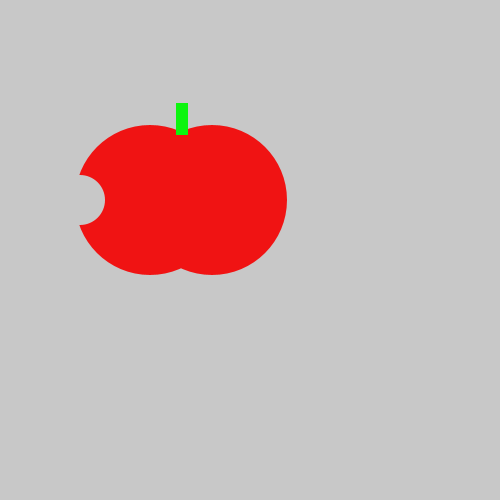
Frame 1 (no input)
Frame 60 (the mouse pressed at the canvas centre just before this capture): identical to frame 1, image omitted
Frame 120 (the mouse held since frame 60 and released just before this capture): identical to frame 1, image omitted

The Processing sketch that drew this single still picture (run headless with seeded random() and noise(); from frame 60 on, the mouse is pressed at the canvas centre):

// Processing sketch: tasty_tomato
// ── tasty_tomato.pde
void setup() {
    size(500, 500);
}
void draw() {
    background(200, 200, 200);
    noStroke();
 fill(#F01313);
    ellipse(150, 200, 150, 150);
    ellipse(212, 200, 150, 150);
   fill(#0CF50E);
    rect(176, 103, 12, 32);
    fill(200, 200, 200);
    ellipse(80, 200, 50, 50);
}
